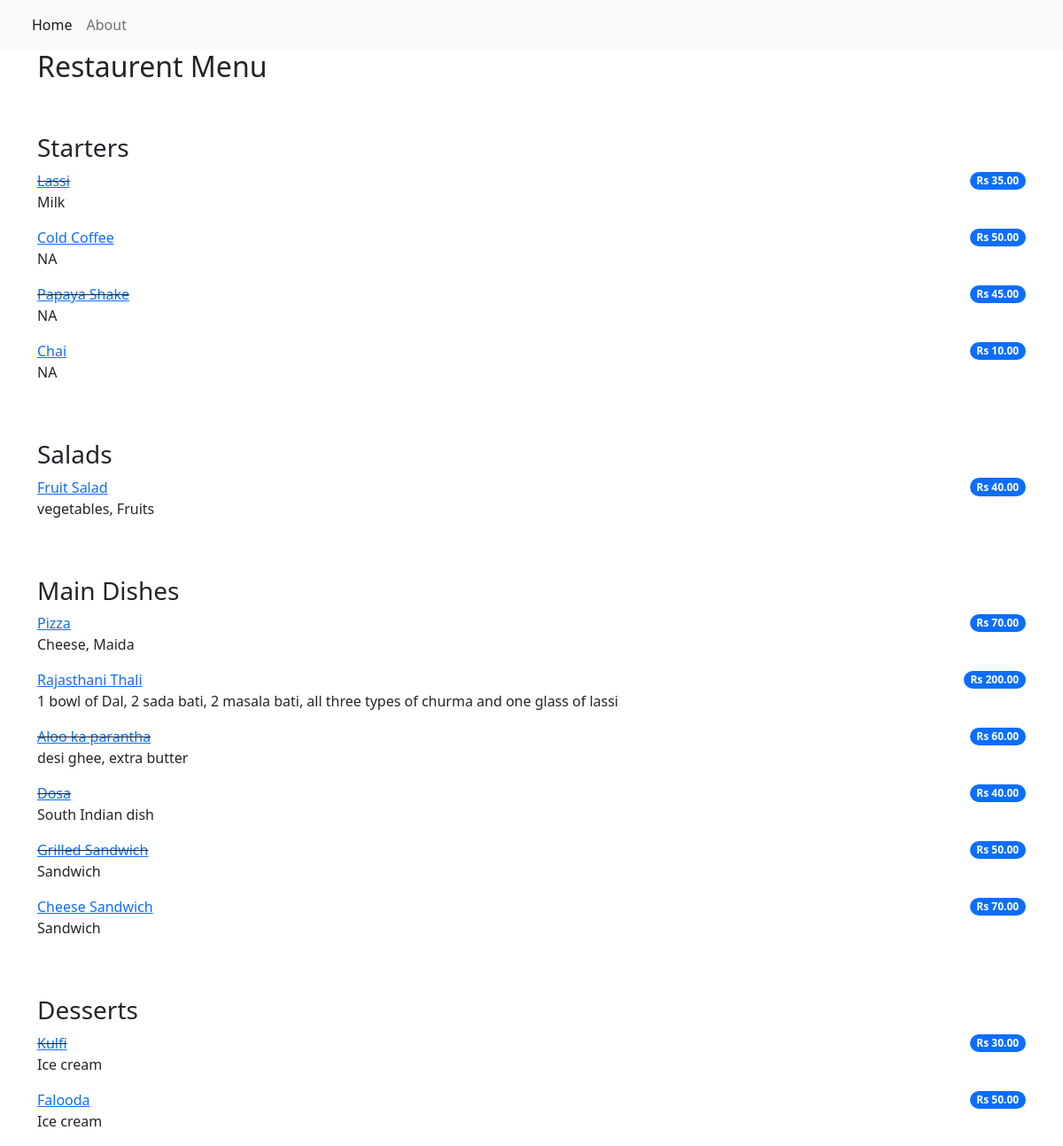
The page / on the database its author committed.
### restaurant_menu/models.py (models this page shows)
class Item(models.Model):
    meal= models.CharField(max_length=1000, unique=True)
    discription= models.CharField(max_length=1500)
    price= models.DecimalField(decimal_places=2, max_digits=10)
    meal_type= models.CharField(choices=MEAL_TYPE, max_length=100)
    author= models.ForeignKey(User,on_delete=models.PROTECT)
    status= models.IntegerField(choices=STATUS, default=1)
    date_created= models.DateTimeField(auto_now_add=True)
    date_updated= models.DateField(auto_now=True)

### restaurant_menu/views.py (the view)
# urls.py: path('', views.MenuList.as_view(), name="home"),
class MenuList(generic.ListView):
    queryset= Item.objects.order_by("date_created")
    template_name= "index.html"
    def get_context_data(self, **kwargs):
        context= super().get_context_data(**kwargs)
        context["meal_type"]= MEAL_TYPE
        return context

### restaurant_menu/templates/index.html (shortened to what this page needs)
{% extends 'base.html' %}
{% block content %}
<div class="container">
    <h2>Restaurent Menu</h2>
        {% for meal_ty in meal_type %}
            <h3 class="pt-5">{{ meal_ty.1 }}</h3>
            {% for m in item_list %}
                {% if m.meal_type == meal_ty.0 %}
                    {% if m.status == 0 %}
                        <li class="list-group-item d-flex justify-content-between align-items-center border-0 pb-0">
                            <del><a href='{% url "menu_item" m.pk %}'>{{m.meal}}</a></del></h4>
                            <span class="badge bg-primary rounded-pill">Rs {{ m.price }}</span>
                        </li>
                        <li class="list-group-item pt-0">
                        <p>{{m.discription}}</p>
                        </li>
                    {% else %}
                        <li class="list-group-item d-flex justify-content-between align-items-center border-0 pb-0">
                            <a href='{% url "menu_item" m.pk %}'>{{m.meal}}</a>
                            <span class="badge bg-primary rounded-pill"> Rs {{ m.price }}</span>
                        </li>
                        <li class="list-group-item pt-0">
                            <p>{{m.discription}}</p>
                        </li>
                    {% endif %}
                {% endif %}
            {% endfor %}
        {% endfor %}
</div>
{% endblock content %}

### restaurant_menu/templates/base.html (shortened to what this page needs)
<!DOCTYPE html>
<html lang="en">
    <head>
        <link href="https://cdn.jsdelivr.net/npm/bootstrap@5.2.0-beta1/dist/css/bootstrap.min.css" rel="stylesheet">
    </head>
    <body>
        <nav class="navbar navbar-expand-lg bg-light">
            <div class="container-fluid">
                <div class="collapse navbar-collapse" id="navbarNav">
                    <ul class="navbar-nav">
                         <li class="nav-item">
                            <a class="nav-link active" aria-current="page" href="{% url 'home' %}">Home</a>
                        </li>
                        <li class="nav-item">
                            <a class="nav-link" aria-current="page" href="{% url 'about' %}">About</a>
                        </li>
                    </ul>
                </div>
            </div>
        </nav>
        {% block content %}
        {% endblock content %}
    </body>
</html>

### restaurant_menu/templates/base.html (style rules this page uses)
.rounded-pill { margin: 0px 0px 0px 35px; }

### rows shown on the page
Item: meal "Lassi", price "35.00", discription "Milk"
Item: meal "Cold Coffee", price "50.00", discription "NA"
Item: meal "Papaya Shake", price "45.00", discription "NA"
Item: meal "Chai", price "10.00", discription "NA"
Item: meal "Fruit Salad", price "40.00", discription "vegetables, Fruits"
Item: meal "Pizza", price "70.00", discription "Cheese, Maida"
Item: meal "Rajasthani Thali", price "200.00", discription "1 bowl of Dal, 2 sada bati, 2 masala bati, all three types of churma and one glass of lassi"
Item: meal "Aloo ka parantha", price "60.00", discription "desi ghee, extra butter"
Item: meal "Dosa", price "40.00", discription "South Indian dish"
Item: meal "Grilled Sandwich", price "50.00", discription "Sandwich"
Item: meal "Cheese Sandwich", price "70.00", discription "Sandwich"
Item: meal "Kulfi", price "30.00", discription "Ice cream"
Item: meal "Falooda", price "50.00", discription "Ice cream"

### other values the page prints
{{ meal_ty.1 }} "Starters" "Salads" "Main Dishes" "Desserts"
